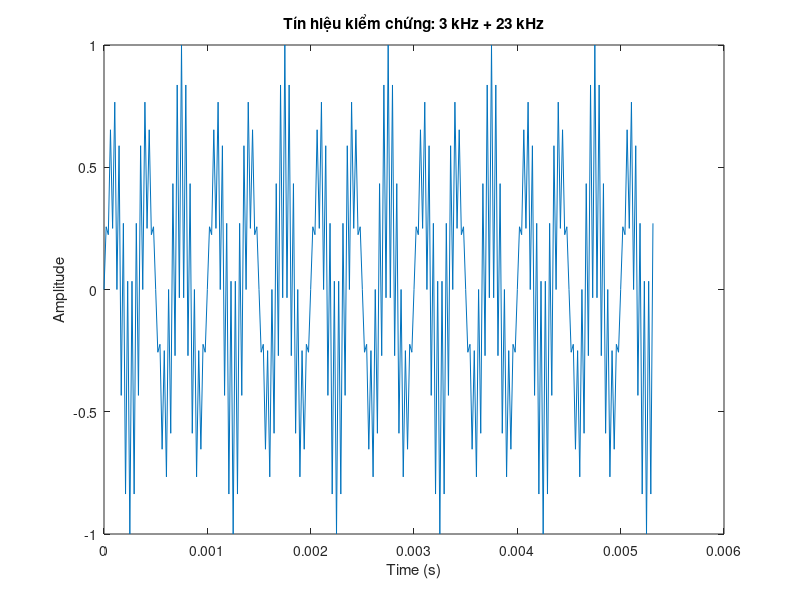
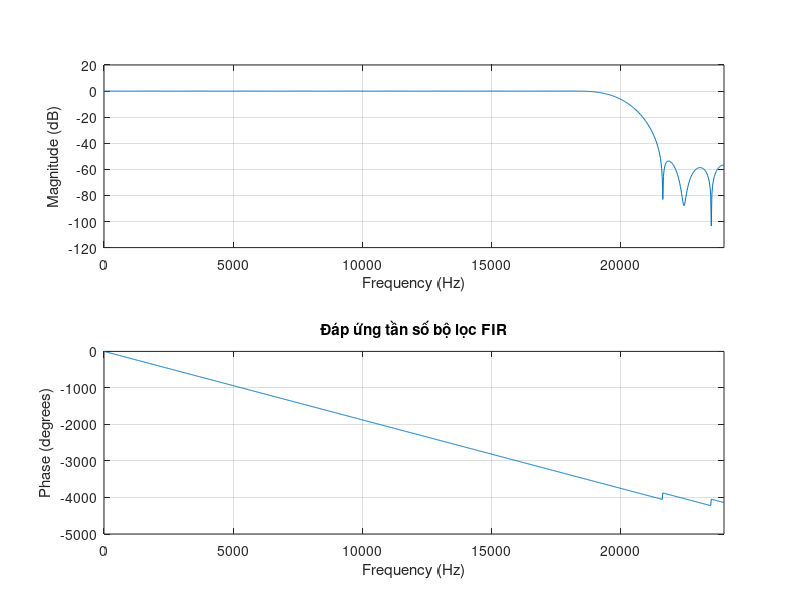
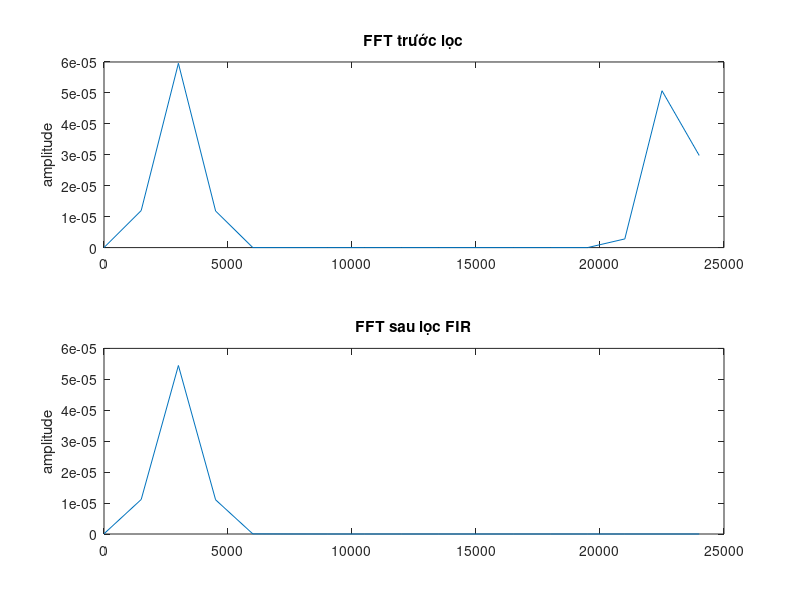

Write the MATLAB code that produced these figures, in order.
clc; clear;

fs = 48000;
FFT_SIZE = 256;
n = 0:FFT_SIZE-1;

% Tín hiệu trong băng + ngoài băng
x_test = sin(2*pi*3000*n/fs) + sin(2*pi*23000*n/fs);

% Chuẩn hóa biên độ
x_test = x_test / max(abs(x_test));

% OUTPUT 1: đồ thị thời gian
figure;
plot(n/fs, x_test);
title('Tín hiệu kiểm chứng: 3 kHz + 23 kHz');
xlabel('Time (s)');
ylabel('Amplitude');

% OUTPUT 2: in ra mảng C (ĐỂ COPY)
fprintf('float test_signal[%d] = {\n', FFT_SIZE);
fprintf('%ff,\n', x_test);
fprintf('};\n');
fc = 20000;
N  = 51;
h = fir1(N-1, fc/(fs/2), 'low', hamming(N));

figure;
freqz(h,1,1024,fs);
title('Đáp ứng tần số bộ lọc FIR');
fprintf('float fir_coeff[%d] = {\n', N);
fprintf('%ff,\n', h);
fprintf('};\n');
y = filter(h,1,x_test);

figure;
subplot(2,1,1);
pwelch(x_test,[],[],[],fs);
title('FFT trước lọc');

subplot(2,1,2);
pwelch(y,[],[],[],fs);
title('FFT sau lọc FIR');
